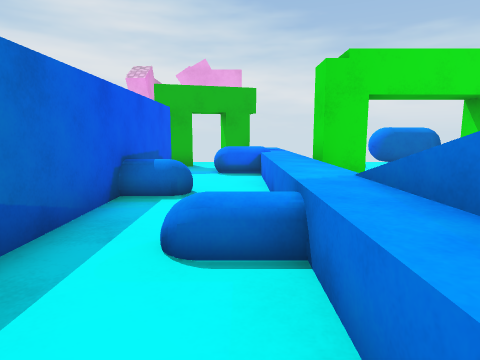
View 1 (above)

12 first-person views from a walk through a 3-D level made in the Unity game engine. The camera is 1.2 m above the floor, tilts 8° down and sees 75° across. The floor is counted in squares, 1 m on a side. Each view is taken from the middle of a square. On the plan, view 1 faces up. The plan holds only what a view shows up to about 13 squares ahead; the rest is blank. The place goes on beyond the plan. The player is left out. Some surface patterns are stand-ins.

View 2
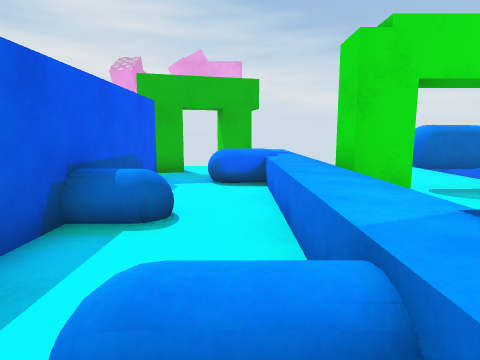

View 3
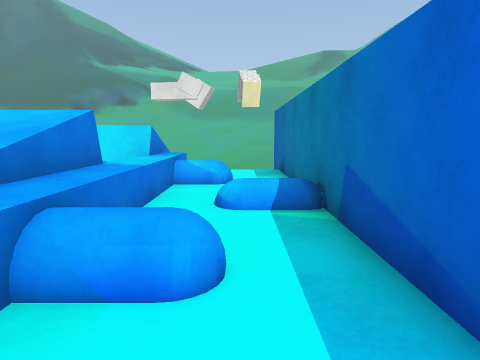

View 4
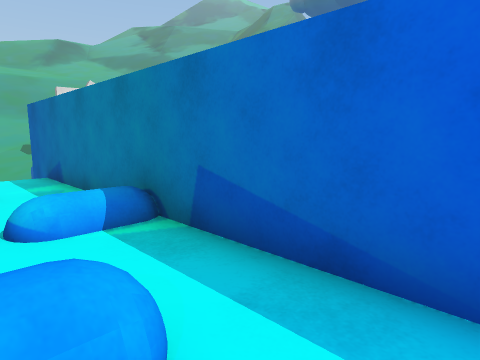

View 5
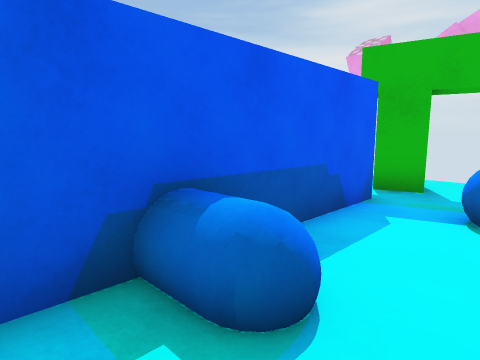

View 6
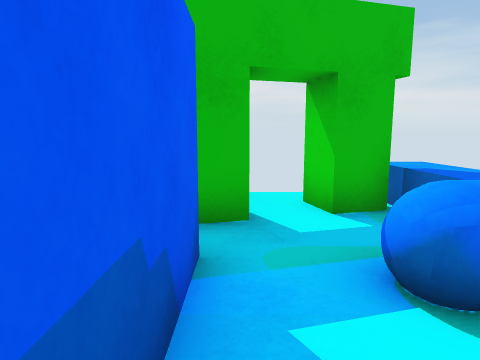

View 7
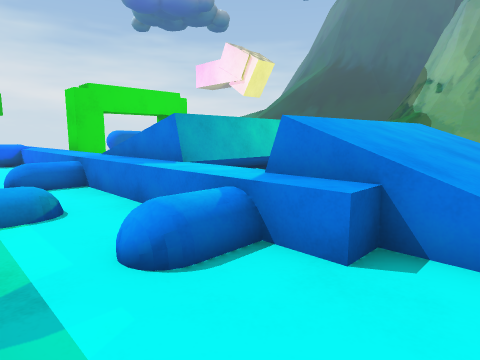

View 8
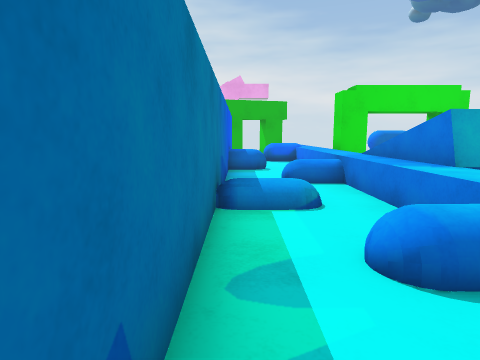

View 9
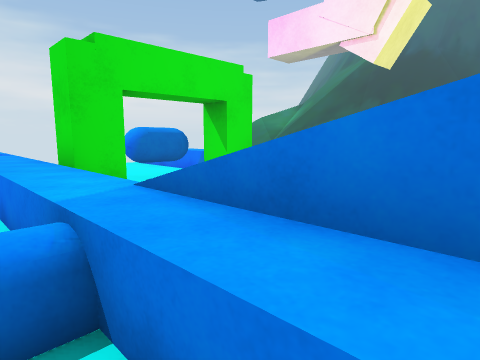

View 10
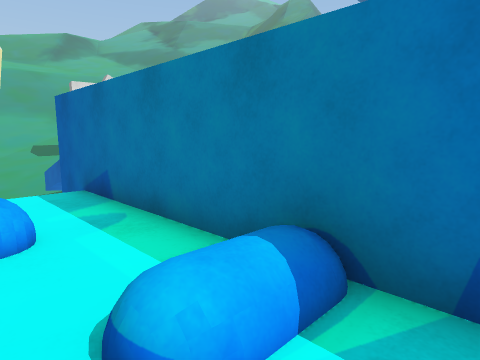

View 11
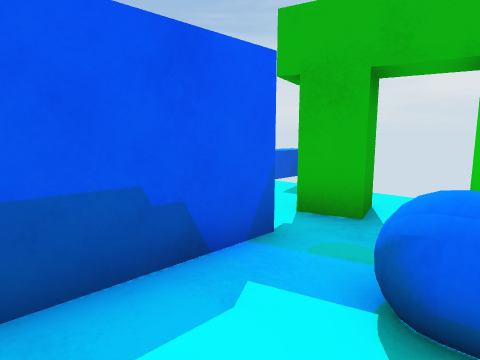

View 12
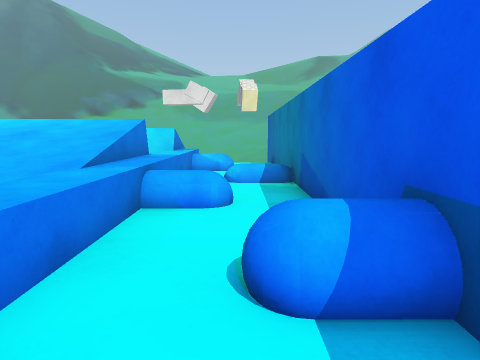

### Floor plan
Key: @ floor where view 1 was taken; # wall or solid block; x gap in a wall; . main floor; : floor 0.5 m higher than the main floor; + floor 0.75 m higher than the main floor; * floor 1 m higher than the main floor; / step, stairs or slope; = window, fence, low wall or low ledge; v drop or lower ground; O other object.
Columns run from 3 left of view 1 to 3 right of it. Each row starts with its distance up from view 1.
 14  .##+=
 13  ##O==
 12 ##..O=
 11 #..OO=
 10 #.OOO=
  9 #...==
  8 #...=O
  7 #OO.=O#
  6 #O..==
  5 #...+:
  4 #..//+
  3 #../+*
  2 #... =
  1 #...
  0 #..@=vv
 -1 #...Ov
 -2 #..O=vv
 -3 #...==
 -4 #...=O
 -5 #....O
 -6 #v
 -7 xv

Where each view was taken, in squares from view 1:
view 1: 0 up, 0 right, facing up
view 2: 2 up, 0 right, facing up
view 3: 6 up, 1 left, facing down
view 4: 5 up, 0 right, facing down-left
view 5: 5 up, 0 right, facing up-left
view 6: 8 up, 2 left, facing up
view 7: 5 down, 2 left, facing up-right
view 8: 5 down, 2 left, facing up
view 9: 1 up, 0 right, facing up-right
view 10: 2 up, 0 right, facing down-left
view 11: 8 up, 0 right, facing up-left
view 12: 9 up, 1 left, facing down
